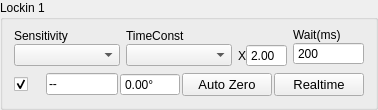
                 <widget class="QGroupBox" name="lockin1Group">
                  <property name="sizePolicy">
                   <sizepolicy hsizetype="Expanding" vsizetype="Expanding">
                    <horstretch>0</horstretch>
                    <verstretch>0</verstretch>
                   </sizepolicy>
                  </property>
                  <property name="title">
                   <string>Lockin 1</string>
                  </property>
                  <layout class="QGridLayout" name="gridLayout_22">
                   <property name="topMargin">
                    <number>2</number>
                   </property>
                   <item row="0" column="0">
                    <layout class="QVBoxLayout" name="verticalLayout_58" stretch="4,3,1">
                     <property name="sizeConstraint">
                      <enum>QLayout::SizeConstraint::SetNoConstraint</enum>
                     </property>
                     <item>
                      <widget class="PlotWidget" name="realDisChart1" native="true">
                       <property name="mytype" stdset="0">
                        <string>chart</string>
                       </property>
                      </widget>
                     </item>
                     <item>
                      <layout class="QHBoxLayout" name="horizontalLayout_17" stretch="3,3,1,2">
                       <item>
                        <layout class="QVBoxLayout" name="verticalLayout">
                         <property name="spacing">
                          <number>0</number>
                         </property>
                         <item>
                          <widget class="QLabel" name="label_15">
                           <property name="sizePolicy">
                            <sizepolicy hsizetype="Expanding" vsizetype="Fixed">
                             <horstretch>0</horstretch>
                             <verstretch>0</verstretch>
                            </sizepolicy>
                           </property>
                           <property name="text">
                            <string>Sensitivity</string>
                           </property>
                           <property name="mytype" stdset="0">
                            <string>label</string>
                           </property>
                          </widget>
                         </item>
                         <item>
                          <widget class="QComboBox" name="sensitivity1">
                           <property name="sizePolicy">
                            <sizepolicy hsizetype="Expanding" vsizetype="Fixed">
                             <horstretch>0</horstretch>
                             <verstretch>0</verstretch>
                            </sizepolicy>
                           </property>
                           <property name="maximumSize">
                            <size>
                             <width>16777215</width>
                             <height>16777215</height>
                            </size>
                           </property>
                           <property name="font">
                            <font>
                             <pointsize>8</pointsize>
                            </font>
                           </property>
                          </widget>
                         </item>
                        </layout>
                       </item>
                       <item>
                        <layout class="QVBoxLayout" name="verticalLayout_2">
                         <property name="spacing">
                          <number>0</number>
                         </property>
                         <property name="leftMargin">
                          <number>0</number>
                         </property>
                         <item>
                          <widget class="QLabel" name="label_18">
                           <property name="sizePolicy">
                            <sizepolicy hsizetype="Expanding" vsizetype="Fixed">
                             <horstretch>0</horstretch>
                             <verstretch>0</verstretch>
                            </sizepolicy>
                           </property>
                           <property name="maximumSize">
                            <size>
                             <width>16777215</width>
                             <height>16777215</height>
                            </size>
                           </property>
                           <property name="text">
                            <string>TimeConst</string>
                           </property>
                           <property name="mytype" stdset="0">
                            <string>label</string>
                           </property>
                          </widget>
                         </item>
                         <item>
                          <widget class="QComboBox" name="timeConst1">
                           <property name="sizePolicy">
                            <sizepolicy hsizetype="Expanding" vsizetype="Fixed">
                             <horstretch>0</horstretch>
                             <verstretch>0</verstretch>
                            </sizepolicy>
                           </property>
                           <property name="maximumSize">
                            <size>
                             <width>16777215</width>
                             <height>16777215</height>
                            </size>
                           </property>
                           <property name="font">
                            <font>
                             <pointsize>8</pointsize>
                            </font>
                           </property>
                          </widget>
                         </item>
                        </layout>
                       </item>
                       <item>
                        <layout class="QVBoxLayout" name="verticalLayout_50">
                         <property name="spacing">
                          <number>0</number>
                         </property>
                         <item>
                          <spacer name="horizontalSpacer">
                           <property name="orientation">
                            <enum>Qt::Orientation::Horizontal</enum>
                           </property>
                           <property name="sizeHint" stdset="0">
                            <size>
                             <width>67</width>
                             <height>16</height>
                            </size>
                           </property>
                          </spacer>
                         </item>
                         <item>
                          <layout class="QHBoxLayout" name="horizontalLayout_14">
                           <property name="spacing">
                            <number>0</number>
                           </property>
                           <item>
                            <widget class="QLabel" name="label">
                             <property name="maximumSize">
                              <size>
                               <width>20</width>
                               <height>30</height>
                              </size>
                             </property>
                             <property name="text">
                              <string>X</string>
                             </property>
                            </widget>
                           </item>
                           <item>
                            <widget class="QDoubleSpinBox" name="wait1multip">
                             <property name="sizePolicy">
                              <sizepolicy hsizetype="Expanding" vsizetype="Fixed">
                               <horstretch>0</horstretch>
                               <verstretch>0</verstretch>
                              </sizepolicy>
                             </property>
                             <property name="maximumSize">
                              <size>
                               <width>16777215</width>
                               <height>16777215</height>
                              </size>
                             </property>
                             <property name="buttonSymbols">
                              <enum>QAbstractSpinBox::ButtonSymbols::NoButtons</enum>
                             </property>
                             <property name="decimals">
                              <number>2</number>
                             </property>
                             <property name="minimum">
                              <double>0.100000000000000</double>
                             </property>
                             <property name="maximum">
                              <double>10.000000000000000</double>
                             </property>
                             <property name="singleStep">
                              <double>0.100000000000000</double>
                             </property>
                             <property name="value">
                              <double>2.000000000000000</double>
                             </property>
                            </widget>
                           </item>
                          </layout>
                         </item>
                        </layout>
                       </item>
                       <item>
                        <layout class="QVBoxLayout" name="verticalLayout_3">
                         <property name="spacing">
                          <number>0</number>
                         </property>
                         <item>
                          <widget class="QLabel" name="label_19">
                           <property name="sizePolicy">
                            <sizepolicy hsizetype="Expanding" vsizetype="Fixed">
                             <horstretch>0</horstretch>
                             <verstretch>0</verstretch>
                            </sizepolicy>
                           </property>
                           <property name="text">
                            <string>Wait(ms)</string>
                           </property>
                           <property name="mytype" stdset="0">
                            <string>label</string>
                           </property>
                          </widget>
                         </item>
                         <item>
                          <widget class="QSpinBox" name="wait1">
                           <property name="sizePolicy">
                            <sizepolicy hsizetype="Expanding" vsizetype="Fixed">
                             <horstretch>0</horstretch>
                             <verstretch>0</verstretch>
                            </sizepolicy>
                           </property>
                           <property name="maximumSize">
                            <size>
                             <width>16777215</width>
                             <height>16777215</height>
                            </size>
                           </property>
                           <property name="buttonSymbols">
                            <enum>QAbstractSpinBox::ButtonSymbols::NoButtons</enum>
                           </property>
                           <property name="text" stdset="0">
                            <string>200</string>
                           </property>
                           <property name="minimum">
                            <number>0</number>
                           </property>
                           <property name="maximum">
                            <number>10000</number>
                           </property>
                           <property name="value">
                            <number>200</number>
                           </property>
                          </widget>
                         </item>
                        </layout>
                       </item>
                      </layout>
                     </item>
                     <item>
                      <layout class="QHBoxLayout" name="horizontalLayout_4" stretch="5,12,8,15,15">
                       <property name="spacing">
                        <number>2</number>
                       </property>
                       <item>
                        <widget class="QCheckBox" name="activeLockin1">
                         <property name="sizePolicy">
                          <sizepolicy hsizetype="Expanding" vsizetype="Fixed">
                           <horstretch>0</horstretch>
                           <verstretch>0</verstretch>
                          </sizepolicy>
                         </property>
                         <property name="toolTip">
                          <string>Active Instrument?</string>
                         </property>
                         <property name="text">
                          <string/>
                         </property>
                         <property name="checked">
                          <bool>true</bool>
                         </property>
                         <property name="mytype" stdset="0">
                          <string>checkbox</string>
                         </property>
                        </widget>
                       </item>
                       <item>
                        <widget class="QLineEdit" name="realDisChart1Num">
                         <property name="enabled">
                          <bool>true</bool>
                         </property>
                         <property name="sizePolicy">
                          <sizepolicy hsizetype="Expanding" vsizetype="Fixed">
                           <horstretch>0</horstretch>
                           <verstretch>0</verstretch>
                          </sizepolicy>
                         </property>
                         <property name="text">
                          <string>--</string>
                         </property>
                         <property name="readOnly">
                          <bool>true</bool>
                         </property>
                         <property name="toolTip">
                          <string>&lt;html&gt;&lt;head/&gt;&lt;body&gt;&lt;p&gt;&lt;b&gt;Lock-in X reading&lt;/b&gt;&lt;/p&gt;&lt;p&gt;Current X reading from this lock-in.&lt;br/&gt;
The adjacent Phase field sets its reference phase.&lt;/p&gt;&lt;/body&gt;&lt;/html&gt;</string>
                         </property>
                         <property name="mytype" stdset="0">
                          <string>inst_disp</string>
                         </property>
                        </widget>
                       </item>
                       <item>
                        <widget class="QDoubleSpinBox" name="phase1">
                         <property name="minimumSize">
                          <size>
                           <width>60</width>
                           <height>0</height>
                          </size>
                         </property>
                         <property name="sizePolicy">
                          <sizepolicy hsizetype="Expanding" vsizetype="Fixed">
                           <horstretch>0</horstretch>
                           <verstretch>0</verstretch>
                          </sizepolicy>
                         </property>
                         <property name="toolTip">
                          <string>&lt;html&gt;&lt;head/&gt;&lt;body&gt;&lt;p&gt;&lt;b&gt;Phase&lt;/b&gt;&lt;/p&gt;&lt;p&gt;Reference phase in degrees; read on connection.&lt;br/&gt;
Type a number; the ° unit is added automatically.&lt;br/&gt;
Press Enter or leave the field to apply and read back.&lt;br/&gt;
Resolution: 0.01°; blank = no valid readback.&lt;br/&gt;
Available when connected and not scanning.&lt;/p&gt;&lt;/body&gt;&lt;/html&gt;</string>
                         </property>
                         <property name="buttonSymbols">
                          <enum>QAbstractSpinBox::ButtonSymbols::NoButtons</enum>
                         </property>
                         <property name="keyboardTracking">
                          <bool>false</bool>
                         </property>
                         <property name="suffix">
                          <string>°</string>
                         </property>
                         <property name="decimals">
                          <number>2</number>
                         </property>
                         <property name="minimum">
                          <double>-360.000000000000000</double>
                         </property>
                         <property name="maximum">
                          <double>729.990000000000009</double>
                         </property>
                         <property name="singleStep">
                          <double>0.010000000000000</double>
                         </property>
                        </widget>
                       </item>
                       <item>
                        <widget class="QPushButton" name="autoZero1">
                         <property name="sizePolicy">
                          <sizepolicy hsizetype="Expanding" vsizetype="Fixed">
                           <horstretch>0</horstretch>
                           <verstretch>0</verstretch>
                          </sizepolicy>
                         </property>
                         <property name="maximumSize">
                          <size>
                           <width>16777215</width>
                           <height>30</height>
                          </size>
                         </property>
                         <property name="font">
                          <font>
                           <pointsize>10</pointsize>
                          </font>
                         </property>
                         <property name="toolTip">
                          <string>&lt;html&gt;&lt;head/&gt;&lt;body&gt;&lt;p&gt;&lt;b&gt;Auto Zero&lt;/b&gt;&lt;/p&gt;&lt;p&gt;Apply X-channel Auto Offset on this SR830.&lt;br/&gt;
Refresh the actual X reading; noise may leave a residual.&lt;br/&gt;
Y/R offsets and reference phase stay unchanged.&lt;br/&gt;
Use a stable baseline before zeroing.&lt;br/&gt;
Available when connected and not scanning.&lt;/p&gt;&lt;/body&gt;&lt;/html&gt;</string>
                         </property>
                         <property name="text">
                          <string>Auto Zero</string>
                         </property>
                         <property name="iconSize">
                          <size>
                           <width>16</width>
                           <height>16</height>
                          </size>
                         </property>
                         <property name="mytype" stdset="0">
                          <string>clickable_button</string>
                         </property>
                        </widget>
                       </item>
                       <item>
                        <widget class="QPushButton" name="realtimeDisp1">
                         <property name="sizePolicy">
                          <sizepolicy hsizetype="Expanding" vsizetype="Fixed">
                           <horstretch>0</horstretch>
                           <verstretch>0</verstretch>
                          </sizepolicy>
                         </property>
                         <property name="maximumSize">
                          <size>
                           <width>16777215</width>
                           <height>30</height>
                          </size>
                         </property>
                         <property name="font">
                          <font>
                           <pointsize>10</pointsize>
                          </font>
                         </property>
                         <property name="text">
                          <string>Realtime</string>
                         </property>
                         <property name="checkable">
                          <bool>true</bool>
                         </property>
                         <property name="checked">
                          <bool>false</bool>
                         </property>
                         <property name="mytype" stdset="0">
                          <string>checkable_button</string>
                         </property>
                        </widget>
                       </item>
                      </layout>
                     </item>
                    </layout>
                   </item>
                  </layout>
                 </widget>
